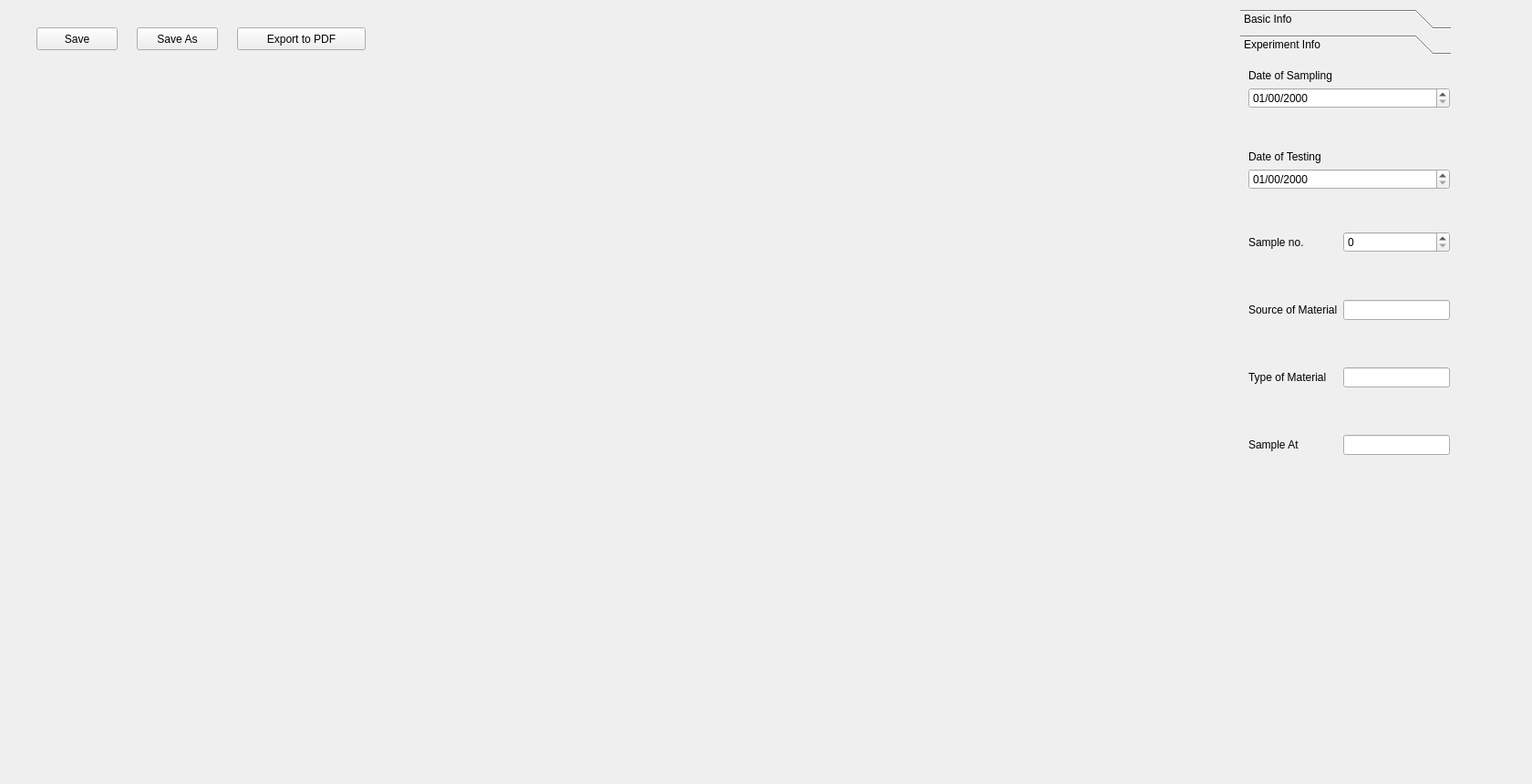
<?xml version="1.0" encoding="UTF-8"?>
<ui version="4.0">
 <class>entry</class>
 <widget class="QWidget" name="entry">
  <property name="geometry">
   <rect>
    <x>0</x>
    <y>0</y>
    <width>1680</width>
    <height>860</height>
   </rect>
  </property>
  <property name="windowTitle">
   <string>Form</string>
  </property>
  <widget class="QToolBox" name="info_toolBox">
   <property name="geometry">
    <rect>
     <x>1360</x>
     <y>10</y>
     <width>231</width>
     <height>761</height>
    </rect>
   </property>
   <property name="currentIndex">
    <number>1</number>
   </property>
   <widget class="QWidget" name="basic_info">
    <property name="geometry">
     <rect>
      <x>0</x>
      <y>0</y>
      <width>231</width>
      <height>699</height>
     </rect>
    </property>
    <attribute name="label">
     <string>Basic Info</string>
    </attribute>
    <widget class="QWidget" name="layoutWidget">
     <property name="geometry">
      <rect>
       <x>0</x>
       <y>10</y>
       <width>258</width>
       <height>691</height>
      </rect>
     </property>
     <layout class="QVBoxLayout" name="verticalLayout">
      <item>
       <widget class="QLabel" name="label">
        <property name="text">
         <string>Name of the Work</string>
        </property>
       </widget>
      </item>
      <item>
       <widget class="QTextEdit" name="textEdit"/>
      </item>
      <item>
       <spacer name="side_socr_1">
        <property name="orientation">
         <enum>Qt::Vertical</enum>
        </property>
        <property name="sizeHint" stdset="0">
         <size>
          <width>20</width>
          <height>100</height>
         </size>
        </property>
       </spacer>
      </item>
      <item>
       <widget class="QLabel" name="label_2">
        <property name="text">
         <string>Name of the Client</string>
        </property>
       </widget>
      </item>
      <item>
       <widget class="QTextEdit" name="textEdit_2"/>
      </item>
      <item>
       <spacer name="side_spcr_2">
        <property name="orientation">
         <enum>Qt::Vertical</enum>
        </property>
        <property name="sizeHint" stdset="0">
         <size>
          <width>20</width>
          <height>100</height>
         </size>
        </property>
       </spacer>
      </item>
      <item>
       <widget class="QLabel" name="label_3">
        <property name="text">
         <string>Name of the Consultant</string>
        </property>
       </widget>
      </item>
      <item>
       <widget class="QTextEdit" name="textEdit_3">
        <property name="sizePolicy">
         <sizepolicy hsizetype="Expanding" vsizetype="Preferred">
          <horstretch>0</horstretch>
          <verstretch>0</verstretch>
         </sizepolicy>
        </property>
       </widget>
      </item>
      <item>
       <spacer name="side_spcr_3">
        <property name="orientation">
         <enum>Qt::Vertical</enum>
        </property>
        <property name="sizeHint" stdset="0">
         <size>
          <width>20</width>
          <height>100</height>
         </size>
        </property>
       </spacer>
      </item>
      <item>
       <widget class="QLabel" name="label_4">
        <property name="text">
         <string>Name of the Contractor</string>
        </property>
       </widget>
      </item>
      <item>
       <widget class="QTextEdit" name="textEdit_4"/>
      </item>
     </layout>
    </widget>
   </widget>
   <widget class="QWidget" name="exp_info">
    <property name="geometry">
     <rect>
      <x>0</x>
      <y>0</y>
      <width>231</width>
      <height>699</height>
     </rect>
    </property>
    <attribute name="label">
     <string>Experiment Info</string>
    </attribute>
    <widget class="QWidget" name="verticalLayoutWidget">
     <property name="geometry">
      <rect>
       <x>9</x>
       <y>10</y>
       <width>221</width>
       <height>691</height>
      </rect>
     </property>
     <layout class="QVBoxLayout" name="verticalLayout_2">
      <item>
       <widget class="QLabel" name="label_5">
        <property name="sizePolicy">
         <sizepolicy hsizetype="Preferred" vsizetype="Maximum">
          <horstretch>0</horstretch>
          <verstretch>0</verstretch>
         </sizepolicy>
        </property>
        <property name="text">
         <string>Date of Sampling</string>
        </property>
       </widget>
      </item>
      <item>
       <widget class="QDateEdit" name="dateEdit">
        <property name="displayFormat">
         <string>dd/mm/yyyy</string>
        </property>
       </widget>
      </item>
      <item>
       <spacer name="verticalSpacer">
        <property name="orientation">
         <enum>Qt::Vertical</enum>
        </property>
        <property name="sizeType">
         <enum>QSizePolicy::Fixed</enum>
        </property>
        <property name="sizeHint" stdset="0">
         <size>
          <width>20</width>
          <height>40</height>
         </size>
        </property>
       </spacer>
      </item>
      <item>
       <widget class="QLabel" name="label_6">
        <property name="sizePolicy">
         <sizepolicy hsizetype="Preferred" vsizetype="Maximum">
          <horstretch>0</horstretch>
          <verstretch>0</verstretch>
         </sizepolicy>
        </property>
        <property name="text">
         <string>Date of Testing</string>
        </property>
       </widget>
      </item>
      <item>
       <widget class="QDateEdit" name="dateEdit_2">
        <property name="displayFormat">
         <string>dd/mm/yyyy</string>
        </property>
       </widget>
      </item>
      <item>
       <spacer name="verticalSpacer_2">
        <property name="orientation">
         <enum>Qt::Vertical</enum>
        </property>
        <property name="sizeType">
         <enum>QSizePolicy::Fixed</enum>
        </property>
        <property name="sizeHint" stdset="0">
         <size>
          <width>20</width>
          <height>40</height>
         </size>
        </property>
       </spacer>
      </item>
      <item>
       <layout class="QFormLayout" name="formLayout">
        <property name="rowWrapPolicy">
         <enum>QFormLayout::DontWrapRows</enum>
        </property>
        <property name="verticalSpacing">
         <number>6</number>
        </property>
        <property name="topMargin">
         <number>0</number>
        </property>
        <item row="0" column="0">
         <widget class="QLabel" name="label_7">
          <property name="text">
           <string>Sample no.</string>
          </property>
         </widget>
        </item>
        <item row="0" column="1">
         <widget class="QSpinBox" name="spinBox"/>
        </item>
        <item row="2" column="0">
         <widget class="QLabel" name="label_8">
          <property name="text">
           <string>Source of Material</string>
          </property>
         </widget>
        </item>
        <item row="2" column="1">
         <widget class="QLineEdit" name="lineEdit"/>
        </item>
        <item row="4" column="0">
         <widget class="QLabel" name="label_9">
          <property name="text">
           <string>Type of Material</string>
          </property>
         </widget>
        </item>
        <item row="4" column="1">
         <widget class="QLineEdit" name="lineEdit_2"/>
        </item>
        <item row="6" column="0">
         <widget class="QLabel" name="label_10">
          <property name="text">
           <string>Sample At</string>
          </property>
         </widget>
        </item>
        <item row="6" column="1">
         <widget class="QLineEdit" name="lineEdit_3"/>
        </item>
        <item row="1" column="1">
         <spacer name="verticalSpacer_3">
          <property name="orientation">
           <enum>Qt::Vertical</enum>
          </property>
          <property name="sizeType">
           <enum>QSizePolicy::Fixed</enum>
          </property>
          <property name="sizeHint" stdset="0">
           <size>
            <width>20</width>
            <height>40</height>
           </size>
          </property>
         </spacer>
        </item>
        <item row="3" column="1">
         <spacer name="verticalSpacer_4">
          <property name="orientation">
           <enum>Qt::Vertical</enum>
          </property>
          <property name="sizeType">
           <enum>QSizePolicy::Fixed</enum>
          </property>
          <property name="sizeHint" stdset="0">
           <size>
            <width>20</width>
            <height>40</height>
           </size>
          </property>
         </spacer>
        </item>
        <item row="5" column="1">
         <spacer name="verticalSpacer_5">
          <property name="orientation">
           <enum>Qt::Vertical</enum>
          </property>
          <property name="sizeType">
           <enum>QSizePolicy::Fixed</enum>
          </property>
          <property name="sizeHint" stdset="0">
           <size>
            <width>20</width>
            <height>40</height>
           </size>
          </property>
         </spacer>
        </item>
       </layout>
      </item>
     </layout>
    </widget>
   </widget>
  </widget>
  <widget class="QPushButton" name="pushButton">
   <property name="geometry">
    <rect>
     <x>40</x>
     <y>30</y>
     <width>89</width>
     <height>25</height>
    </rect>
   </property>
   <property name="text">
    <string>Save</string>
   </property>
  </widget>
  <widget class="QPushButton" name="pushButton_2">
   <property name="geometry">
    <rect>
     <x>150</x>
     <y>30</y>
     <width>89</width>
     <height>25</height>
    </rect>
   </property>
   <property name="text">
    <string>Save As</string>
   </property>
  </widget>
  <widget class="QPushButton" name="pushButton_3">
   <property name="geometry">
    <rect>
     <x>260</x>
     <y>30</y>
     <width>141</width>
     <height>25</height>
    </rect>
   </property>
   <property name="text">
    <string>Export to PDF</string>
   </property>
  </widget>
 </widget>
 <resources/>
 <connections/>
</ui>
